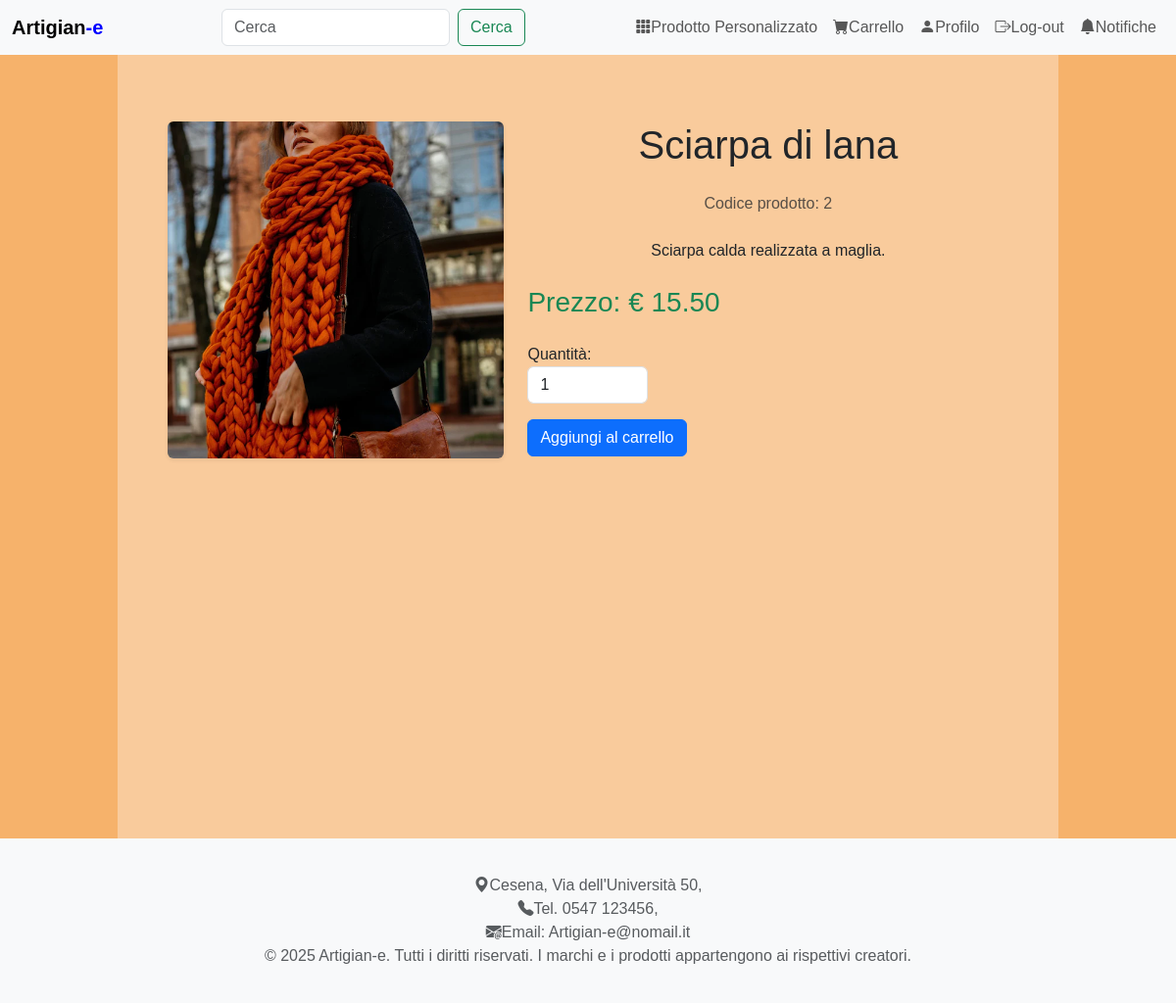
/pages/product.php?productId=2, run on the app's committed database.
### tables this page shows
create table PRODOTTO (
	Costo decimal(8,2) not null,
	Nome VARCHAR(25) not null,
	Descrizione VARCHAR(1000) not null,
	PathImmagine VARCHAR(255) not null,
	productID INT not null AUTO_INCREMENT,
	categoryID INT not null,
	Email VARCHAR(100) not null,
	primary key (productID),
	unique (categoryID, productID));

### DataBase/Database.php (called while the page is built, shortened)
<?php
class DatabaseHelper
{
    private $db;
    public function __construct($servername, $username, $password, $dbname, $port)
    {
        $this->db = new mysqli($servername, $username, $password, $dbname, $port);
    }
    public function getProductById($productID)
{
    $query = "SELECT * FROM PRODOTTO WHERE productID = ?";
    $stmt = $this->db->prepare($query);
    $stmt->bind_param('i', $productID);
    $stmt->execute();
    $result = $stmt->get_result();
    return $result->fetch_assoc();
}
}
?>

### includes/bootstrap.php (called while the page is built, shortened)
<?php
require_once("../database/Database.php");
$dbh = new DatabaseHelper("localhost", "root", "", "db_artigiany", 3306);

### pages/product.php (the view, shortened to what this page needs)
<?php
include_once("../includes/bootstrap.php");
$productId = intval($_GET['productId']);
$product = $dbh->getProductById($productId);
include("../includes/header.php");
?>
<main>
    <div class="container-page">
        <div id="main-content">
    <div class="container py-5">
        <div class="row">
            <div class="col-md-5">
                <img src="<?= htmlspecialchars($product['PathImmagine']) ?>"
                     alt="<?= htmlspecialchars($product['Nome']) ?>"
                     class="img-fluid rounded shadow-sm">
            </div>
            <div class="col-md-7">
                <h1 class="mb-4"><?= htmlspecialchars($product['Nome']) ?></h1>
                <p class="text-muted">Codice prodotto: <?= htmlspecialchars($product['productID']) ?></p>
                <p class="mt-4"><?= nl2br(htmlspecialchars($product['Descrizione'])) ?></p>
                <h3 class="mt-4 text-success">Prezzo: € <?= number_format($product['Costo'], 2) ?></h3>
                <form method="POST" action="add_to_cart.php">
                    <div class="form-group mt-4">
                        <label for="quantity">Quantità:</label>
                        <input type="number" id="quantity" name="quantity" class="form-control w-25" value="1" min="1" required>
                    </div>
                    <button type="submit" class="btn btn-primary mt-3">Aggiungi al carrello</button>
                </form>
            </div>
        </div>
    </div>
</div>
</div>
</main>
<?php
include("../includes/footer.php");
?>

### CSS/styles.css (style rules this page uses)
body { font-family: Arial, sans-serif; background: linear-gradient(to right, #F6B26B 10%, #F9CB9C 10%, #F9CB9C 90%, #F6B26B 90%); min-height: 100vh; }
.container-page { display: flex; flex-direction: column; min-height: 100vh; }
#main-content { flex: 1; }
.container { display: flex; flex-direction: column; align-items: center; max-width: 1000px; margin: 20px auto; }
h1, p { text-align: center; }

### data on the page
prodotto: PathImmagine (picture), Nome "Sciarpa di lana", productID "2", Descrizione "Sciarpa calda realizzata a maglia.", Costo "15.50"
